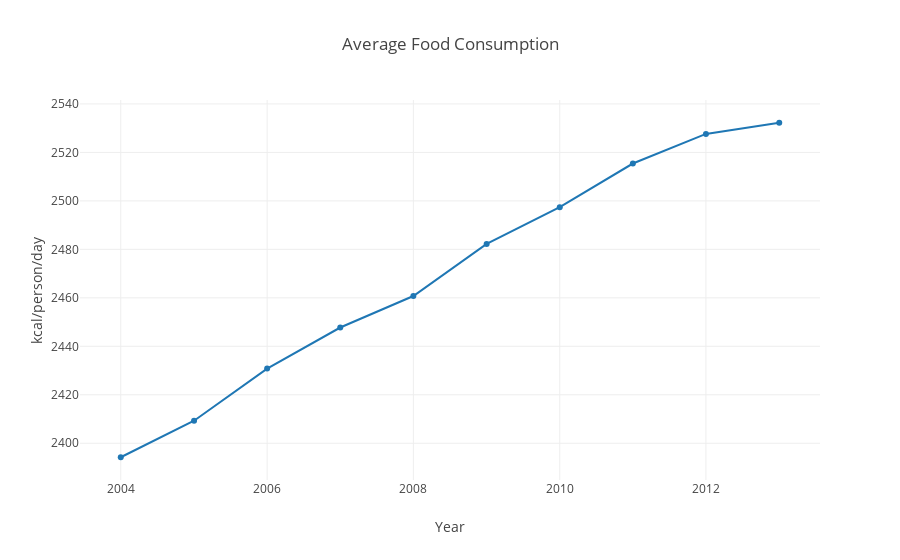

Notebook code cell kept with this figure:
### Code cell
fig = px.line(average_production_and_suppy, x='Year', y=average_production_and_suppy['Average consumption (kcal/person/day)'], markers = True,
             title='Average Food Consumption', template='none', labels={'Year': 'Year', 'Average consumption (kcal/person/day)': 'kcal/person/day'})
fig

### Figure 1 — Plotly figure (JSON) as saved in the notebook; plotly's stock layout.template omitted (floating-point values rounded to 4 significant figures)
{"data": [{"hovertemplate": "Year=%{x}<br>kcal/person/day=%{y}<extra></extra>", "legendgroup": "", "line": {"color": "#1F77B4", "dash": "solid"}, "marker": {"symbol": "circle"}, "mode": "lines+markers", "name": "", "orientation": "v", "showlegend": false, "type": "scatter", "x": ["2004-01-01T00:00:00", "2005-01-01T00:00:00", "2006-01-01T00:00:00", "2007-01-01T00:00:00", "2008-01-01T00:00:00", "2009-01-01T00:00:00", "2010-01-01T00:00:00", "2011-01-01T00:00:00", "2012-01-01T00:00:00", "2013-01-01T00:00:00"], "xaxis": "x", "y": [2394.0, 2409.0, 2431.0, 2448.0, 2461.0, 2482.0, 2497.0, 2515.0, 2528.0, 2532.0], "yaxis": "y"}], "layout": {"legend": {"tracegroupgap": 0}, "title": {"text": "Average Food Consumption"}, "xaxis": {"anchor": "y", "domain": [0, 1], "title": {"text": "Year"}}, "yaxis": {"anchor": "x", "domain": [0, 1], "title": {"text": "kcal/person/day"}}}}
